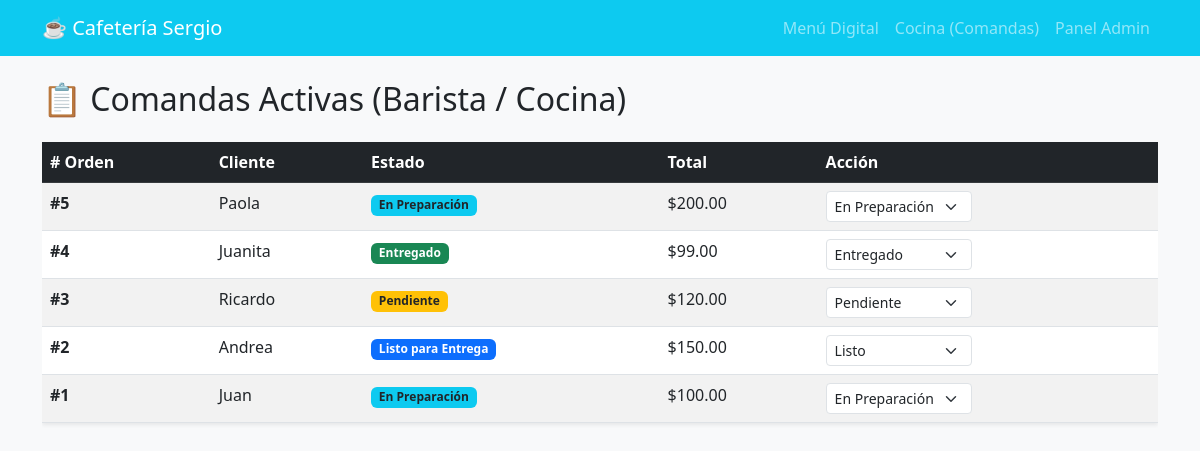
The app's page /cocina/ with its own data.
### pedidos/models.py (models this page shows, shortened)
class Pedido(models.Model):
    ESTADOS = [
        ('PENDIENTE', 'Pendiente'),
        ('EN_PREPARACION', 'En Preparación'),
        ('LISTO', 'Listo para Entrega'),
        ('ENTREGADO', 'Entregado'),
    ]
    cliente_nombre = models.CharField(max_length=100)
    fecha = models.DateTimeField(auto_now_add=True)
    estado = models.CharField(max_length=15, choices=ESTADOS, default='PENDIENTE')
    total = models.DecimalField(max_digits=8, decimal_places=2, default=0.00)

### pedidos/views.py (the view)
# urls.py: path('cocina/', views.cocina_view, name='cocina'),
def cocina_view(request):
    pedidos = PedidoDAO.obtener_todos()
    return render(request, 'mainvista/cocina.html', {'pedidos': pedidos})

### pedidos/dao/cafedao.py (called while the page is built)
    @staticmethod
    def obtener_todos() -> List[Pedido]:
        return Pedido.objects.all().order_by('-fecha')

### pedidos/templates/mainvista/cocina.html (shortened to what this page needs)
{% extends 'mainvista/base.html' %}
{% block content %}
<h2 class="mb-4">📋 Comandas Activas (Barista / Cocina)</h2>
<div class="table-responsive">
    <table class="table table-striped table-hover bg-white shadow-sm">
        <thead class="table-dark">
            <tr>
                <th># Orden</th>
                <th>Cliente</th>
                <th>Estado</th>
                <th>Total</th>
                <th>Acción</th>
            </tr>
        </thead>
        <tbody>
            {% for pedido in pedidos %}
            <tr>
                <td><strong>#{{ pedido.id }}</strong></td>
                <td>{{ pedido.cliente_nombre }}</td>
                <td>
                    <span class="badge
                        {% if pedido.estado == 'PENDIENTE' %}bg-warning text-dark
                        {% elif pedido.estado == 'EN_PREPARACION' %}bg-info text-dark
                        {% elif pedido.estado == 'LISTO' %}bg-primary
                        {% else %}bg-success{% endif %}">
                        {{ pedido.get_estado_display }}
                    </span>
                </td>
                <td>${{ pedido.total }}</td>
                <td>
                    <form action="{% url 'cambiar_estado' pedido.id %}" method="POST" class="d-inline">
                        <select name="nuevo_estado" onchange="this.form.submit()" class="form-select form-select-sm d-inline-block w-auto">
                            <option value="PENDIENTE" {% if pedido.estado == 'PENDIENTE' %}selected{% endif %}>Pendiente</option>
                            <option value="EN_PREPARACION" {% if pedido.estado == 'EN_PREPARACION' %}selected{% endif %}>En Preparación</option>
                            <option value="LISTO" {% if pedido.estado == 'LISTO' %}selected{% endif %}>Listo</option>
                            <option value="ENTREGADO" {% if pedido.estado == 'ENTREGADO' %}selected{% endif %}>Entregado</option>
                        </select>
                    </form>
                </td>
            </tr>
            {% empty %}
            <tr>
                <td colspan="5" class="text-center">No hay pedidos registrados.</td>
            </tr>
            {% endfor %}
        </tbody>
    </table>
</div>
{% endblock %}

### records on screen
Pedido: id "5", cliente_nombre "Paola", estado "En Preparación", total "200.00", nuevo_estado "En Preparación"
Pedido: id "4", cliente_nombre "Juanita", estado "Entregado", total "99.00", nuevo_estado "Entregado"
Pedido: id "3", cliente_nombre "Ricardo", estado "Pendiente", total "120.00", nuevo_estado "Pendiente"
Pedido: id "2", cliente_nombre "Andrea", estado "Listo para Entrega", total "150.00", nuevo_estado "Listo"
Pedido: id "1", cliente_nombre "Juan", estado "En Preparación", total "100.00", nuevo_estado "En Preparación"
